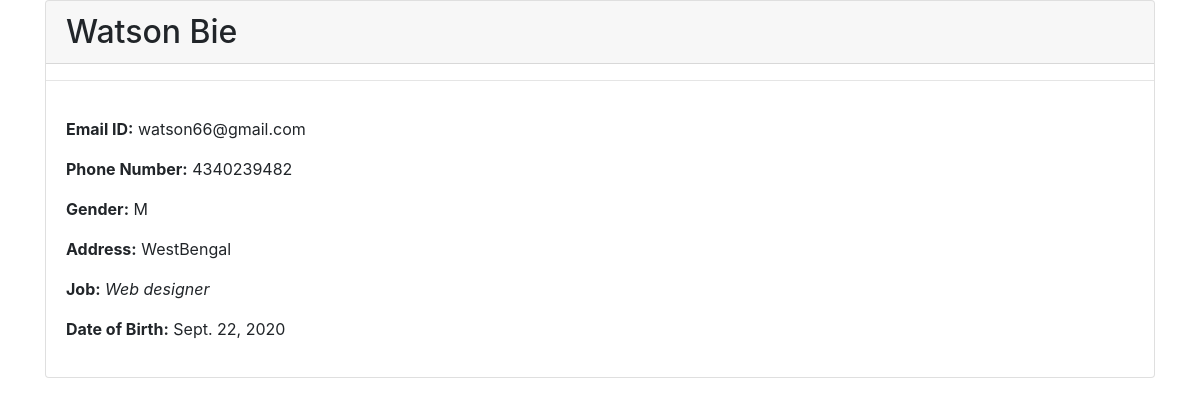
The app's page /employee_detail/2 with its own data.
### employees/models.py (models this page shows, shortened)
class Employee(models.Model):
	Gender_choices=[
	('M','Male'),
	('F', 'Female'),
	]
	First_Name = models.CharField(max_length=50)
	Last_Name = models.CharField(max_length=50, blank=True)
	Email_id = models.EmailField()
	Phone = models.CharField(max_length=20)
	Gender = models.CharField(choices=Gender_choices, max_length=30)
	Address = models.TextField(max_length=100)
	job = models.ManyToManyField('AvailableJobs',blank=True)
	DOB = models.DateField()

class AvailableJobs(models.Model):
	name = models.CharField(max_length=100)

### employees/views.py (the view)
# urls.py: path('employee_detail/<int:employee_id>', views.employee_detail, name='employee_detail'),
def employee_detail(request, employee_id):
	try:
		employee = Employee.objects.get(id = employee_id)
	except Employee.DoesNotExist:
		raise Http404('Employee Not Found')
	return render(request, 'employee_detail.html' , {'employee':employee})

### employees/template/employee_detail.html
{% extends 'base.html' %}
{% block content %}
<div class="container">
	<div class="row">
		<div class="col-lg-12">
			<div class="card h-100">
				<h2 class="card-header"> {{employee.First_Name}} {{employee.Last_Name}} </h2>
				<hr>
  					<div class="card-body">
						<p><strong>Email ID:</strong> {{employee.Email_id}}</p>
						<p><strong>Phone Number:</strong> {{employee.Phone}}</p>
						<p><strong>Gender:</strong> {{employee.Gender}}</p>
						<p><strong>Address:</strong> {{employee.Address}}</p>
						<p><strong>Job:</strong>
						{% for job in employee.job.all %}
						<em> {{job.name}}</em>
						{% endfor %} </p>
						<p><strong>Date of Birth:</strong> {{employee.DOB }}</p>
</div>
	</div>
		</div>
			</div>
					</div>
{% endblock %}

### records on screen
Employee: First_Name "Watson", Last_Name "Bie", Email_id "watson66@gmail.com", Phone "4340239482", Gender "M", Address "WestBengal", DOB "Sept. 22, 2020"
AvailableJobs: name "Web designer"
